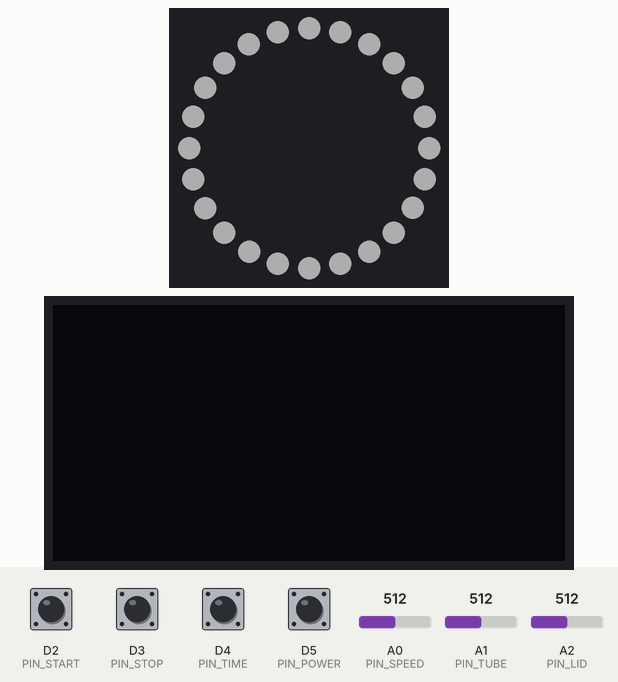
Bench run of a sketch on a simulated Arduino Uno R4 WiFi. Shown: 24 RGB LEDs in a ring, first at the top, clockwise, 128×64 one-colour display. The test bench sets the inputs (shaded band); at power-on: D2 (PIN_START), D3 (PIN_STOP), D4 (PIN_TIME), D5 (PIN_POWER) HIGH, A0 (PIN_SPEED) = 512, A1 (PIN_TUBE) = 512, A2 (PIN_LID) = 512. Dim RGB values are drawn brighter than linear; what the sketch prints to the serial monitor is not drawn.

Above: at 0.1 s.
1.5 s: D5 (PIN_POWER) pulled LOW for 1 s
At 2.3 s:
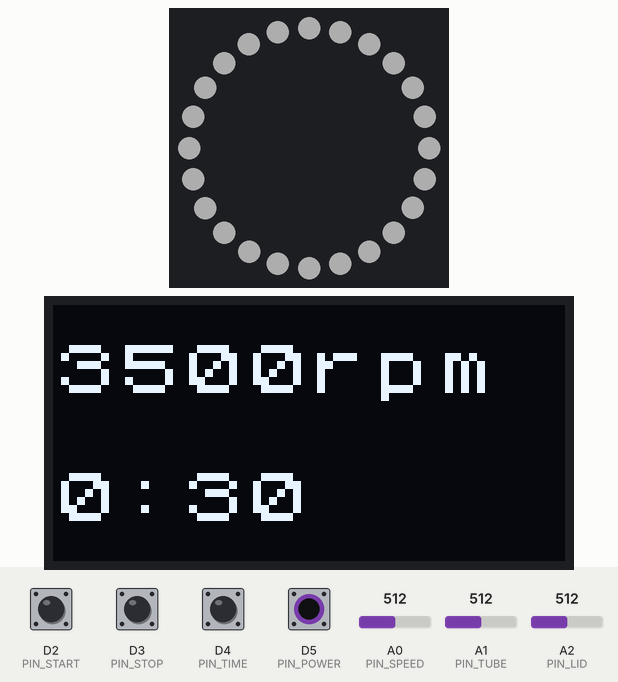
At 3.2 s:
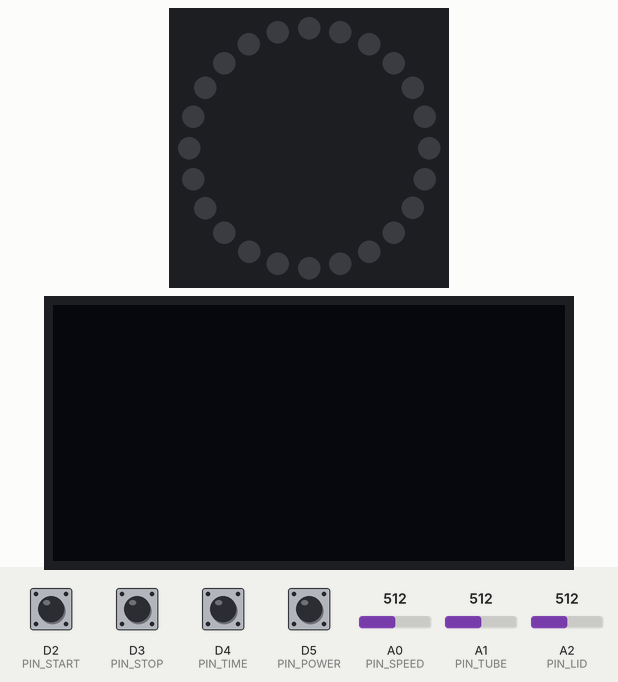
5.5 s: A0 (PIN_SPEED) set to 983
7.0 s: A0 (PIN_SPEED) set to 1018
10.0 s: D5 (PIN_POWER) pulled LOW for 0.15 s
At 10.05 s:
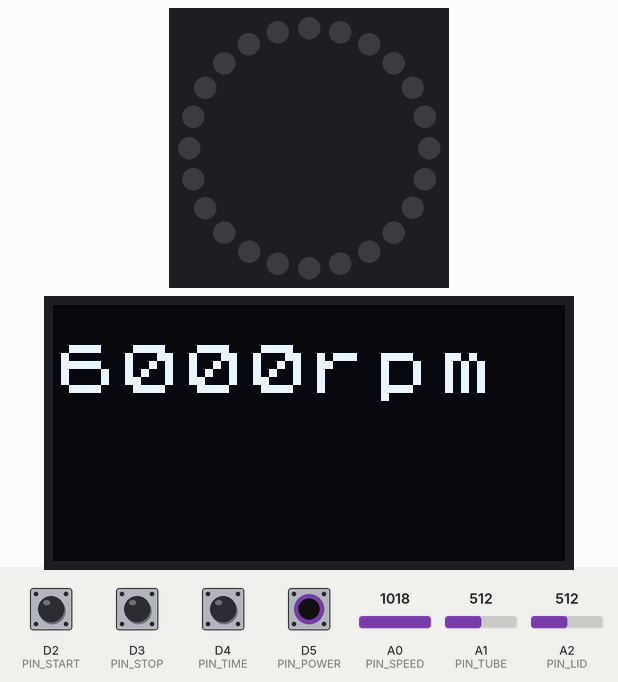
Timing chart, 0 to 13.0 s (numbered marks = the images above; inputs shaded):
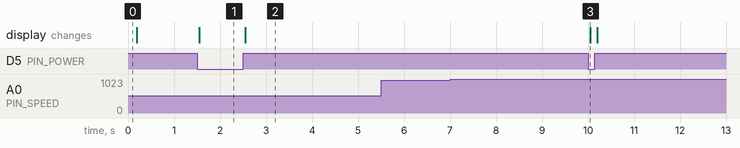

The sketch:

MC6_firmware.ino
```cpp
// MC-6 Mini Centrifuge firmware, v1.1
// Arduino Uno or UNO R4 WiFi + Grove Base Shield v2 (VCC switch on 5V).
// Libraries: U8g2 (2.34+), Adafruit NeoPixel (1.12+).
// Serial: 115200 baud, one JSON object per line. Commands: ping, status, cal, reset.
// WiFi (UNO R4 WiFi with arduino_secrets.h): also POSTs a snapshot of every channel to rav-server (rav_wifi.h).

#include <Arduino.h>
#include <Wire.h>
#include <U8x8lib.h>
#include <Adafruit_NeoPixel.h>
#include "rav_wifi.h"

// ---------------- pins
const uint8_t PIN_START = 2;     // INPUT_PULLUP, LOW = pressed
const uint8_t PIN_STOP = 3;
const uint8_t PIN_TIME = 4;
const uint8_t PIN_POWER = 5;     // SPDT toggle, LOW = ON
const uint8_t PIN_RING = 6;      // 24 x WS2812B, GRB
const uint8_t PIN_SPEED = A0;    // 10k pot
const uint8_t PIN_LID = A2;      // Grove light sensor, shaded = lid closed
const uint8_t PIN_TUBE = A1;     // Grove light sensor under well A, shaded = tube seated

// ---------------- tuning
const uint8_t RING_N = 24;
const uint8_t RING_BRIGHT = 50;          // cap: 24 LEDs at 50/255 stay well under the USB budget
const uint16_t DEBOUNCE_MS = 20;
const uint8_t SHADE_PCT = 55;            // shaded when below 55 % of the calibrated (open) level
const uint8_t CLEAR_PCT = 70;            // clear again when above 70 %
const uint8_t CAL_SAMPLES = 16;
const uint8_t READ_SAMPLES = 8;
const uint16_t SENSOR_PERIOD_MS = 50;
const bool SPEED_INVERT = false;         // set true if clockwise lowers the reading
const uint16_t RPM_MIN = 1000, RPM_MAX = 6000, RPM_STEP = 100;
const uint16_t SPEED_HYST = 6;           // ADC counts a step must be passed by before it changes
const uint16_t TIME_DEFAULT = 30, TIME_STEP = 10, TIME_MAX = 600;
const uint32_t DONE_HOLD_MS = 60000;
const uint32_t TUBE_SETTLE_MS = 300;     // ring must be steady this long before a tube reading counts

U8X8_SSD1306_128X64_NONAME_HW_I2C oled(U8X8_PIN_NONE);
Adafruit_NeoPixel ring(RING_N, PIN_RING, NEO_GRB + NEO_KHZ800);

// ---------------- state
enum State : uint8_t { S_OFF, S_READY, S_RUNNING, S_DONE, S_REFUSED };
const char *const STATE_NAME[] = {"off", "ready", "running", "done", "refused"};
State st = S_OFF;
uint16_t rpm = RPM_MIN, setTime = TIME_DEFAULT, left = 0;
char reason[5] = "";
uint32_t stateSince = 0, lastTick = 0, ringSteadySince = 0;
const char *lastRun = "";        // the last run event's value, for the WiFi snapshot

struct Btn { uint8_t pin; const char *ev; bool stable; bool raw; uint32_t changed; };
Btn btns[] = {{PIN_START, "btn_start", 0, 0, 0}, {PIN_STOP, "btn_stop", 0, 0, 0},
              {PIN_TIME, "btn_time", 0, 0, 0}, {PIN_POWER, "power", 0, 0, 0}};
enum { B_START, B_STOP, B_TIME, B_POWER };

struct Light { uint8_t pin; const char *ev; uint16_t cal; uint16_t raw; bool shaded; };
Light lid = {PIN_LID, "lid", 0, 0, false};
Light tube = {PIN_TUBE, "tube", 0, 0, false};
uint16_t speedRaw = 0;
uint32_t lastSensor = 0, lastHb = 0;
uint8_t ringPos = 0; uint32_t lastSpin = 0;
char line1[17] = "", line2[17] = "";
const char *ringName = "off";

// ---------------- serial helpers
#if defined(__AVR__)
int freeRam() { extern int __heap_start, *__brkval; int v; return (int)&v - (__brkval == 0 ? (int)&__heap_start : (int)__brkval); }
#else
int freeRam() { return -1; }     // the R4 has 32 KB: nothing to watch
#endif
void evStart(const __FlashStringHelper *ev) { Serial.print(F("{\"t\":")); Serial.print(millis()); Serial.print(F(",\"ev\":\"")); Serial.print(ev); Serial.print('"'); }
void evStart(const char *ev) { Serial.print(F("{\"t\":")); Serial.print(millis()); Serial.print(F(",\"ev\":\"")); Serial.print(ev); Serial.print('"'); }
void evInt(const char *ev, long v) { evStart(ev); Serial.print(F(",\"v\":")); Serial.print(v); Serial.println('}'); }
void evStr(const __FlashStringHelper *ev, const char *v) { evStart(ev); Serial.print(F(",\"v\":\"")); Serial.print(v); Serial.println(F("\"}")); }
void evRun(const char *v) { lastRun = v; evStr(F("run"), v); }

// ---------------- sensors
uint16_t avgRead(uint8_t pin, uint8_t n) { uint32_t s = 0; for (uint8_t i = 0; i < n; i++) s += analogRead(pin); return s / n; }

void calibrate() {
  // assumes lid open, no tube, ring steady white (it is made white here)
  for (uint8_t i = 0; i < RING_N; i++) ring.setPixelColor(i, ring.Color(255, 255, 255));
  ring.show(); delay(150);
  lid.cal = avgRead(lid.pin, CAL_SAMPLES);
  tube.cal = avgRead(tube.pin, CAL_SAMPLES);
  lid.shaded = tube.shaded = false;
  evStart(F("cal")); Serial.print(F(",\"lid\":")); Serial.print(lid.cal); Serial.print(F(",\"tube\":")); Serial.print(tube.cal);
  Serial.println(F(",\"note\":\"calibrate with the lid OPEN and no tube in well A\"}"));
}

bool updateLight(Light &L) {   // returns true if the state changed
  L.raw = avgRead(L.pin, READ_SAMPLES);
  bool s = L.shaded;
  if (!L.shaded && (uint32_t)L.raw * 100 < (uint32_t)L.cal * SHADE_PCT) s = true;
  else if (L.shaded && (uint32_t)L.raw * 100 > (uint32_t)L.cal * CLEAR_PCT) s = false;
  if (s == L.shaded) return false;
  L.shaded = s;
  evStart(L.ev); Serial.print(F(",\"v\":")); Serial.print(s ? 1 : 0); Serial.print(F(",\"raw\":")); Serial.print(L.raw); Serial.println('}');
  return true;
}

// the ring lights the tube sensor from below; readings only count under the steady white it was calibrated with
bool ringSteady() { return !strcmp(ringName, "white") && millis() - ringSteadySince >= TUBE_SETTLE_MS; }

void readSpeed() {
  uint16_t a = avgRead(PIN_SPEED, 4);
  if (SPEED_INVERT) a = 1023 - a;
  speedRaw = a;
  const uint16_t steps = (RPM_MAX - RPM_MIN) / RPM_STEP;   // 50
  uint16_t cur = (rpm - RPM_MIN) / RPM_STEP;
  // band edges for the current step, widened by SPEED_HYST
  long lo = (long)cur * 1023 / steps - (long)1023 / steps / 2 - SPEED_HYST;
  long hi = (long)cur * 1023 / steps + (long)1023 / steps / 2 + SPEED_HYST;
  if ((long)a < lo || (long)a > hi) {
    uint16_t n = ((uint32_t)a * steps + 511) / 1023;
    uint16_t r = RPM_MIN + n * RPM_STEP;
    if (r != rpm) { rpm = r; if (st != S_OFF && st != S_RUNNING) evInt("speed", rpm); }
  }
}

// ---------------- UI
void setRing(uint8_t r, uint8_t g, uint8_t b, const char *name) {
  for (uint8_t i = 0; i < RING_N; i++) ring.setPixelColor(i, ring.Color(r, g, b));
  ring.show(); ringName = name; ringSteadySince = millis();
}

void showLines(const char *a, const char *b) {
  if (strcmp(a, line1) == 0 && strcmp(b, line2) == 0) return;
  strncpy(line1, a, 16); line1[16] = 0; strncpy(line2, b, 16); line2[16] = 0;
  oled.clear();
  oled.draw2x2String(0, 1, line1);   // 8 chars wide at 2x2
  oled.draw2x2String(0, 5, line2);
}

void fmtTime(char *out, uint16_t s) { sprintf(out, "%u:%02u", s / 60, s % 60); }

void refreshUi() {
  char a[17], b[17];
  switch (st) {
    case S_OFF: oled.clear(); line1[0] = line2[0] = 0; ring.clear(); ring.show(); ringName = "off"; return;
    case S_READY: sprintf(a, "%u", rpm); fmtTime(b, setTime); strcat(a, "rpm"); showLines(a, b); if (strcmp(ringName, "white")) setRing(255, 255, 255, "white"); return;
    case S_RUNNING: sprintf(a, "%u", rpm); fmtTime(b, left); strcat(a, "rpm"); showLines(a, b); ringName = "blue"; return;
    case S_DONE: showLines("DONE", ""); if (strcmp(ringName, "green")) setRing(0, 255, 0, "green"); return;
    case S_REFUSED: showLines(reason, ""); if (strcmp(ringName, "red")) setRing(255, 0, 0, "red"); return;
  }
}

void spin() {   // one lit segment going round, faster with rpm
  uint16_t period = map(rpm, RPM_MIN, RPM_MAX, 120, 25);
  if (millis() - lastSpin < period) return;
  lastSpin = millis();
  ring.clear();
  for (uint8_t k = 0; k < 3; k++) ring.setPixelColor((ringPos + RING_N - k) % RING_N, ring.Color(0, 0, 255 >> k));
  ring.show(); ringPos = (ringPos + 1) % RING_N;
}

// ---------------- state machine
void go(State s) { st = s; stateSince = millis(); refreshUi(); }

void powerOn() { setTime = TIME_DEFAULT; left = 0; readSpeed(); go(S_READY); }

void onPress(uint8_t i) {
  if (st == S_OFF) return;                       // events still go out, but nothing happens
  if (i == B_START) {
    if (st == S_RUNNING) return;
    if (!lid.shaded) { strcpy(reason, "LID"); evRun("refused:LID"); go(S_REFUSED); return; }
    // tube is judged on the last reading taken while the ring was steady
    if (!tube.shaded) { strcpy(reason, "TUBE"); evRun("refused:TUBE"); go(S_REFUSED); return; }
    left = setTime; lastTick = millis(); evRun("start"); go(S_RUNNING);
  } else if (i == B_STOP) {
    if (st == S_RUNNING) { evRun("stop"); go(S_READY); }
    else if (st == S_READY) { setTime = TIME_DEFAULT; evInt("time", setTime); refreshUi(); }
    else go(S_READY);
  } else if (i == B_TIME) {
    if (st == S_RUNNING) return;
    if (setTime + TIME_STEP <= TIME_MAX) setTime += TIME_STEP;
    evInt("time", setTime);
    go(S_READY);
  }
}

void readButtons() {
  for (uint8_t i = 0; i < 4; i++) {
    Btn &b = btns[i];
    bool r = digitalRead(b.pin) == LOW;
    if (r != b.raw) { b.raw = r; b.changed = millis(); }
    if (r != b.stable && millis() - b.changed >= DEBOUNCE_MS) {
      b.stable = r;
      evInt(b.ev, r ? 1 : 0);
      if (i == B_POWER) { if (r) powerOn(); else { left = 0; if (st == S_RUNNING) evRun("stop"); go(S_OFF); } }
      else if (r) onPress(i);
    }
  }
}

void heartbeat() {
  evStart(F("hb"));
  Serial.print(F(",\"state\":\"")); Serial.print(STATE_NAME[st]);
  Serial.print(F("\",\"power\":")); Serial.print(btns[B_POWER].stable);
  Serial.print(F(",\"btn_start\":")); Serial.print(btns[B_START].stable);
  Serial.print(F(",\"btn_stop\":")); Serial.print(btns[B_STOP].stable);
  Serial.print(F(",\"btn_time\":")); Serial.print(btns[B_TIME].stable);
  Serial.print(F(",\"speed\":")); Serial.print(rpm); Serial.print(F(",\"speed_raw\":")); Serial.print(speedRaw);
  Serial.print(F(",\"time\":")); Serial.print(setTime); Serial.print(F(",\"left\":")); Serial.print(left);
  Serial.print(F(",\"lid\":")); Serial.print(lid.shaded); Serial.print(F(",\"lid_raw\":")); Serial.print(lid.raw); Serial.print(F(",\"lid_cal\":")); Serial.print(lid.cal);
  Serial.print(F(",\"tube\":")); Serial.print(tube.shaded); Serial.print(F(",\"tube_raw\":")); Serial.print(tube.raw); Serial.print(F(",\"tube_cal\":")); Serial.print(tube.cal);
  Serial.print(F(",\"lcd\":[\"")); Serial.print(line1); Serial.print(F("\",\"")); Serial.print(line2);
  Serial.print(F("\"],\"ring\":\"")); Serial.print(ringName); Serial.println(F("\"}"));
}

void handleSerial() {
  static char buf[12]; static uint8_t n = 0;
  while (Serial.available()) {
    char c = Serial.read();
    if (c == '\r') continue;
    if (c != '\n') { if (n < sizeof(buf) - 1) buf[n++] = tolower(c); continue; }
    buf[n] = 0; n = 0;
    if (!strcmp(buf, "ping")) Serial.println(F("{\"ev\":\"pong\"}"));
    else if (!strcmp(buf, "status")) heartbeat();
    else if (!strcmp(buf, "cal")) { calibrate(); refreshUi(); }
    else if (!strcmp(buf, "reset")) { if (btns[B_POWER].stable) powerOn(); else go(S_OFF); evRun("reset"); }
    else if (buf[0]) Serial.println(F("{\"ev\":\"error\",\"msg\":\"unknown command\"}"));
  }
}

#ifdef RAV_WIFI
// Every channel the sim's device has (device.yaml's firmware.channels, minus its sim-only tube_raw_*), plus state, ring
// and the display's two lines as LCD, joined as the sim shows them. time is what the time events say: the set time,
// or what's left while running.
void snapshot(char *o, size_t n) {
  char shown[36];
  if (line2[0]) snprintf(shown, sizeof(shown), "%s  %s", line1, line2); else snprintf(shown, sizeof(shown), "%s", line1);
  snprintf(o, n, "{\"power\":%u,\"btn_start\":%u,\"btn_stop\":%u,\"btn_time\":%u,\"speed\":%u,\"lid\":%u,\"tube\":%u,"
           "\"run\":\"%s\",\"time\":%u,\"state\":\"%s\",\"ring\":\"%s\",\"LCD\":\"%s\"}",
           btns[B_POWER].stable, btns[B_START].stable, btns[B_STOP].stable, btns[B_TIME].stable, rpm, lid.shaded,
           tube.shaded, lastRun, st == S_RUNNING ? left : setTime, STATE_NAME[st], ringName, shown);
}
#endif

void setup() {
  Serial.begin(115200);
  for (uint8_t i = 0; i < 4; i++) pinMode(btns[i].pin, INPUT_PULLUP);
  ring.begin(); ring.setBrightness(RING_BRIGHT); ring.clear(); ring.show();   // brightness before the first show
  oled.begin(); oled.setFont(u8x8_font_chroma48medium8_r);
  Serial.print(F("{\"t\":")); Serial.print(millis()); Serial.print(F(",\"ev\":\"hello\",\"dev\":\"MC-6\",\"fw\":\"1.0\",\"ram\":")); Serial.print(freeRam()); Serial.println('}');
  calibrate();
  ring.clear(); ring.show();
  for (uint8_t i = 0; i < 4; i++) { btns[i].raw = btns[i].stable = digitalRead(btns[i].pin) == LOW; }
  evInt("power", btns[B_POWER].stable);
  if (btns[B_POWER].stable) powerOn(); else go(S_OFF);
#ifdef RAV_WIFI
  rav::begin();                  // blocks a few seconds while it joins; the display is already up
#endif
}

void loop() {
  handleSerial();
  readButtons();
  uint32_t now = millis();
  if (now - lastSensor >= SENSOR_PERIOD_MS) {
    lastSensor = now;
    readSpeed();
    if (st == S_READY && rpm != 0) refreshUi();
    bool lidChanged = updateLight(lid);
    if (ringSteady()) updateLight(tube);         // tube only read under a steady ring colour
    if (st == S_RUNNING && lidChanged && !lid.shaded) { strcpy(reason, "LID"); left = 0; evRun("abort:LID"); go(S_REFUSED); }
    if (st == S_REFUSED && !strcmp(reason, "LID") && lid.shaded) go(S_READY);   // TUBE clears on any button press
    if (st == S_DONE && !lid.shaded) go(S_READY);
  }
  if (st == S_RUNNING) {
    spin();
    if (now - lastTick >= 1000) {
      lastTick += 1000;
      if (left) left--;
      evInt("time", left);
      if (left == 0) { evRun("done"); go(S_DONE); } else refreshUi();
    }
  }
  if (st == S_DONE && now - stateSince >= DONE_HOLD_MS) go(S_READY);
  if (now - lastHb >= 1000) { lastHb = now; heartbeat(); }
#ifdef RAV_WIFI
  static uint32_t lastSnap = 0;
  if (now - lastSnap >= 10) { lastSnap = now; char b[RAV_SNAPSHOT_MAX]; snapshot(b, sizeof(b)); rav::update(b); }
#endif
}
```

Source omitted: rav_wifi.h (4759 bytes)

Measured:
- after the input at 1.5 s, the display: first changes after 0.05 s (image 1 shows a later state)
- after the input at 5.5 s, every drawn part: stays the same
- after the input at 7.0 s, every drawn part: stays the same
- after the input at 10.0 s, the display: changes after 0.05 s (image 3)
